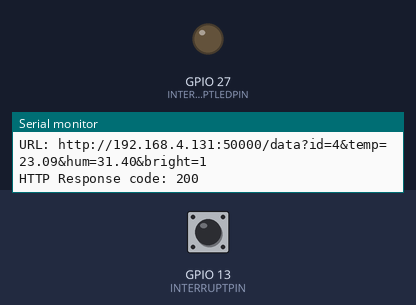
This sketch was run on a simulated ESP32. Parts: output pins drawn as LEDs (lit = HIGH), the last lines printed to the serial monitor. The test bench sets the inputs (shaded band); at power-on: GPIO 13 (INTERRUPTPIN) LOW. WiFi joins after 1.5 s; servers stay silent unless stated; uploads are accepted with an empty reply; random numbers use the default seed unless the sketch sets one.

Above: at 2.7 s.
2.8 s: GPIO 13 (INTERRUPTPIN) pulled HIGH for 0.15 s
At 2.87 s:
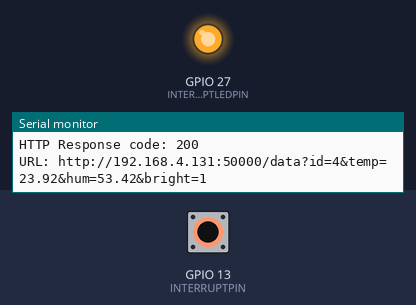
4.4 s: GPIO 13 (INTERRUPTPIN) pulled HIGH for 3.2 s
At 8.1 s:
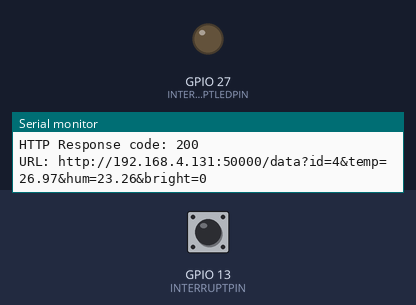
Timing chart, 0 to 9.6 s (numbered marks = the images above; inputs shaded):
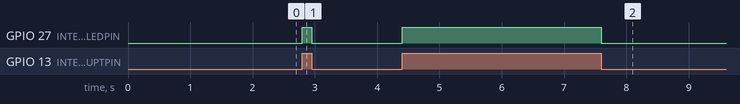

The sketch:

Client.ino
```cpp
#include <WiFi.h>
#include <HTTPClient.h>

#define HARDCODEID 4
//Sensors emulation
#define VIRTUAL

#define INTERRUPTPIN 13
#define INTERRUPTLEDPIN 27

String garbageString;

const char* ssid = "ESP32Shap";
const char* password = "123456789";

//Variables to get static IP
IPAddress staticIP(192, 168, 4, 150 + HARDCODEID);
IPAddress gateway(192, 168, 4, 1);
IPAddress subnet(255, 255, 0, 0);

// Set timer to 100ms (100)
unsigned long defaultDelay = 100;
unsigned long timerDelay = 100;
bool debug=0;

#ifndef VIRTUAL

    #include "DHT.h"

    //DHT pin and type
    #define DHTPIN 4     // GPIO 4, 5, 12, 13 or 14
    #define DHTTYPE DHT11

    //DHT initialization
    DHT dht(DHTPIN, DHTTYPE);

    //GPIO Light sensor pin
    #define LIGHTPIN 5  // GPIO 4, 5, 12, 13 or 14

    float getHum(){
      if(!isnan(dht.readHumidity()))
        return dht.readHumidity();
      else{
        Serial.println(F("Failed to read humidity from DHT sensor!"));
        return 0.0;
      }
    }

    float getTemp(){
      if(!isnan(dht.readTemperature()))
        return dht.readTemperature();
      else{
        Serial.println(F("Failed to read temperature from DHT sensor!"));
        return 0.0;
      }
    }

    bool getLight(){
        return digitalRead(LIGHTPIN)?0:1;
    }

#endif

#ifdef VIRTUAL

  float getHum(){
    return ((float)(esp_random()%5900)+2000.00)/100.00;
  }

  float getTemp(){
    return ((float)(esp_random()%700)+2000.00)/100.00;
  }

  bool getLight(){
    return (bool)(esp_random()%2);
  }

#endif

void IRAM_ATTR doFlood() {
  if(timerDelay == 0){
    debug=0;
    timerDelay=defaultDelay;
    digitalWrite(INTERRUPTLEDPIN,LOW);
  }
  else{
    debug=1;
    timerDelay=0;
    digitalWrite(INTERRUPTLEDPIN,HIGH);
  }
}

//Destination URL
String start_URL = "http://192.168.4.";
String default_mid_URL = "131";
String end_URL = ":50000/data";
String suggested_mid_URL = "";
int lastResponse = 0;

String constructURL(){
  String temp = start_URL;
  if((lastResponse == 200) && (suggested_mid_URL != ""))
    temp += suggested_mid_URL;
  else
    temp += default_mid_URL;
  temp += end_URL;
  return temp;
}

String parsePayload(String& payload){
  String temp = payload.substring(payload.lastIndexOf(":")+1);
  temp.trim();
  return temp;
}

void sendData(bool DEBUG){
  if(!DEBUG){
  //Check WiFi connection status
    if(WiFi.status()== WL_CONNECTED){
      HTTPClient http;

      String serverPath = constructURL();
      serverPath += "?id=" + String(HARDCODEID);
      serverPath += "&temp=" + String(getTemp());
      serverPath += "&hum=" + String(getHum());
      serverPath += "&bright=" + String(getLight());

      Serial.print("\nURL: ");
      Serial.println(serverPath);

      //Your Domain name with URL path or IP address with path
      http.begin(serverPath.c_str());

      //Send HTTP GET request
      int httpResponseCode = http.GET();
      lastResponse = httpResponseCode;

      if (httpResponseCode>0) {
        String payload = http.getString();
        Serial.print("HTTP Response code: ");
        Serial.println(httpResponseCode);
        Serial.println(payload);
        suggested_mid_URL = parsePayload(payload);
      }
      else {
        Serial.print("Error code: ");
        Serial.println(httpResponseCode);
      }
      http.end();
    }
    else {
      Serial.println("WiFi Disconnected");
    }
  }
  else{
    HTTPClient http;
    String serverPath = constructURL();
    http.begin(serverPath.c_str());
    http.sendRequest("GET", garbageString);
  }
}

void setup() {
  Serial.begin(115200);
  // Configures static IP address
  if (!WiFi.config(staticIP, gateway, subnet)) {
    Serial.println("STA Failed to configure");
  }
  WiFi.begin(ssid, password);
  Serial.println("Connecting");
  while(WiFi.status() != WL_CONNECTED) {
    delay(500);
    Serial.print(".");
  }
  Serial.println("");
  Serial.print("Connected to WiFi network with IP Address: ");
  Serial.println(WiFi.localIP());

  pinMode(INTERRUPTLEDPIN,OUTPUT);


  attachInterrupt(INTERRUPTPIN, doFlood, CHANGE);

  for(size_t i=0;i<100;i++)
  garbageString+="123456789";

}

void loop() {

  sendData(debug);
  delay(timerDelay);

}
```

Measured:
- after the input at 2.8 s, GPIO 27 (INTERRUPTLEDPIN): LOW → HIGH at once, → LOW 0.15 s later
- after the input at 4.4 s, GPIO 27 (INTERRUPTLEDPIN): LOW → HIGH at once, → LOW 3.2 s later
